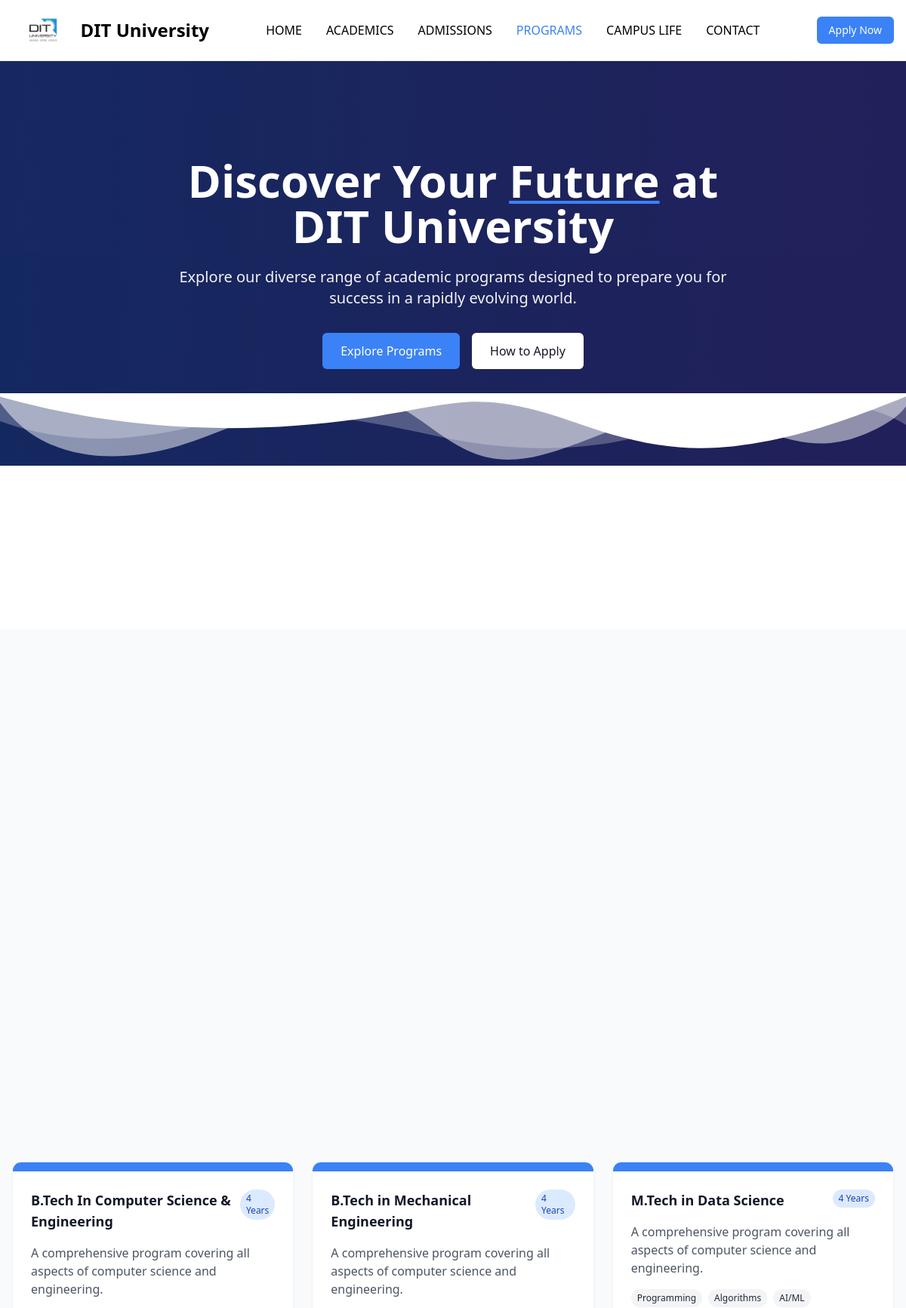
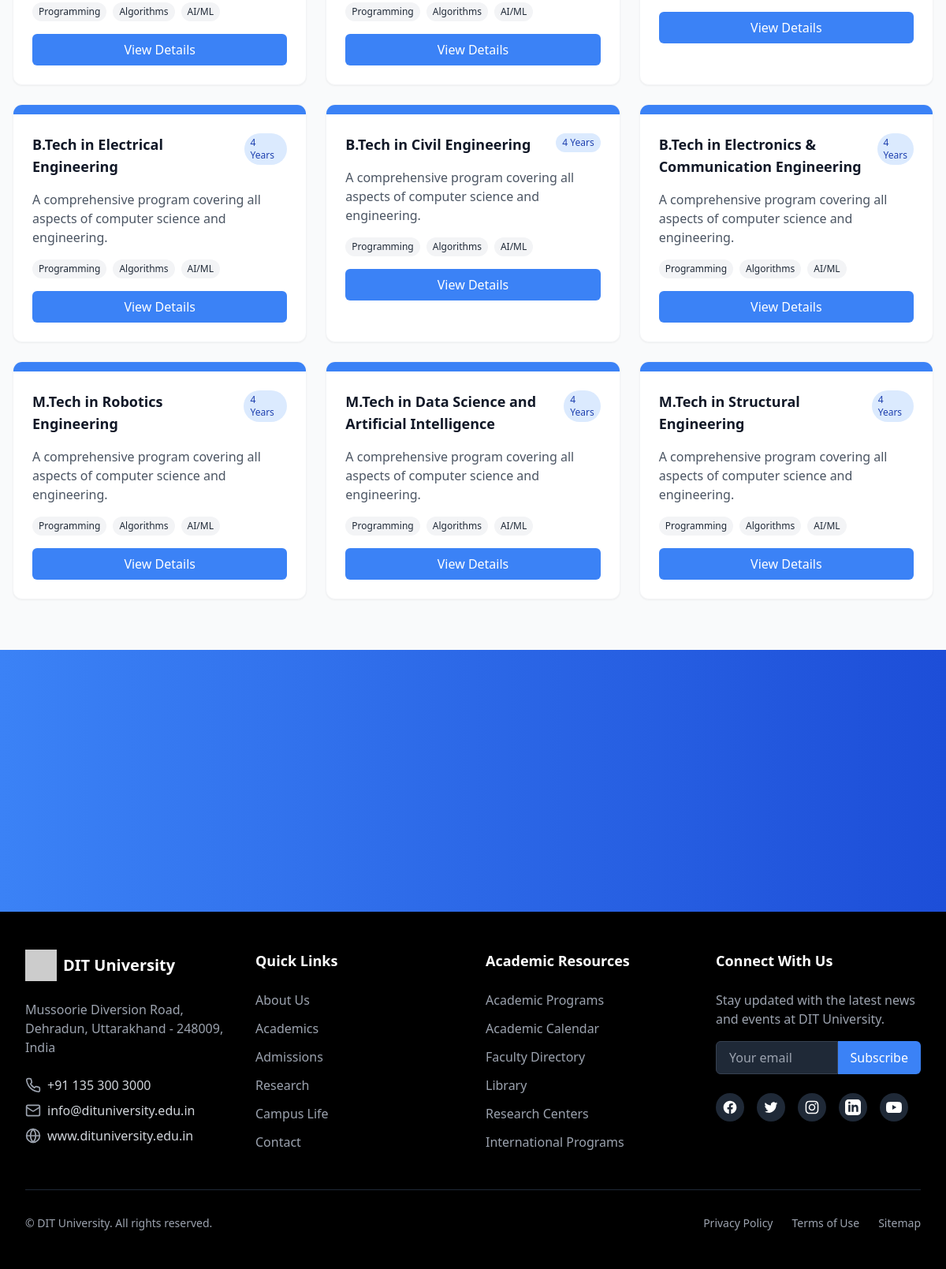
The app's page /PROGRAMS/ with its own data (2 pictures, top to bottom).
### website/models.py (models this page shows, shortened)
class Program(models.Model):
    id = models.AutoField(primary_key=True)
    name = models.CharField(max_length=255, unique=True)
    duration = models.CharField(max_length=100)  # e.g., "4 Years", "3 Years"
    level = models.CharField(max_length=100)     # e.g., "Undergraduate", "Postgraduate"
    description = models.TextField(blank=True, null=True)
    syllabus = models.TextField(blank=True, null=True)
    department = models.ForeignKey(
        Department,
        on_delete=models.CASCADE,
        related_name='programs'
    )

### website/views.py (the view)
# urls.py: path("PROGRAMS/",views.programs,name="programs"),
def programs(request):
    programs = Program.objects.filter(department__id__in=[1, 2, 3]).select_related('department')
    return render(request, 'programs.html', {'programs': programs})

### templates/programs.html (shortened to what this page needs)
<!DOCTYPE html>
<html lang="en" class="scroll-smooth">
<head>
  <script src="https://cdn.tailwindcss.com"></script>
</head>
<body class="min-h-screen flex flex-col bg-white antialiased">
  <header class="sticky top-0 z-50 w-full border-b bg-white/95 backdrop-blur supports-[backdrop-filter]:bg-white/60 shadow-sm transition-colors duration-300">
    <div class="container mx-auto px-4 flex h-16 md:h-20 items-center justify-between">
      <div class="flex items-center space-x-2">
        <img src="/static/dit_logo2.jpeg" alt="DIT Logo" class="h-8 sm:h-10">
        <span class="text-lg sm:text-xl md:text-2xl font-bold text-black">DIT University</span>
      </div>
      <nav class="hidden md:flex items-center space-x-8">
        <a href="/" class="text-black hover:text-primary transition-colors animated-underline">HOME</a>
        <a href="/ACADEMICS" class="text-black hover:text-primary transition-colors animated-underline">ACADEMICS</a>
        <a href="/ADMISSIONS" class="text-black hover:text-primary transition-colors animated-underline">ADMISSIONS</a>
        <a href="/PROGRAMS" class="text-primary font-medium animated-underline">PROGRAMS</a>
        <a href="/CAMPUS LIFE" class="text-black hover:text-primary transition-colors animated-underline">CAMPUS LIFE</a>
        <a href="/CONTACT" class="text-black hover:text-primary transition-colors animated-underline">CONTACT</a>
      </nav>
      <div class="flex items-center space-x-4">
        <a href="/form"><button class="hidden md:inline-flex h-9 px-4 py-2 text-sm font-medium bg-primary text-white rounded-md hover:bg-primary/90 transition-colors">
          Apply Now
        </button></a>
      </div>
    </div>
  </header>
  <main class="flex-1">
    <section class="relative parallax-bg bg-gradient-to-r from-blue-900 to-indigo-900 text-white py-20 md:py-32">
      <div class="absolute inset-0 bg-black/30"></div>
      <div class="container mx-auto px-4 relative z-10">
        <div class="max-w-3xl mx-auto text-center">
          <h1 class="text-4xl md:text-5xl lg:text-6xl font-bold mb-6 animate-fade-in">
            Discover Your <span class="text-primary-foreground underline decoration-primary decoration-4 underline-offset-4">Future</span> at DIT University
          </h1>
          <p class="text-lg md:text-xl text-gray-100 mb-8 animate-slide-up stagger-1">
            Explore our diverse range of academic programs designed to prepare you for success in a rapidly evolving world.
          </p>
          <div class="flex flex-wrap justify-center gap-4 animate-slide-up stagger-2">
            <a href="#departments" class="px-6 py-3 bg-primary hover:bg-primary/90 text-white font-medium rounded-md transition-colors">
              Explore Programs
            </a>
            <a href="/form" class="px-6 py-3 bg-white hover:bg-gray-100 text-gray-900 font-medium rounded-md transition-colors">
              How to Apply
            </a>
          </div>
        </div>
      </div>
      <div class="absolute bottom-0 left-0 w-full overflow-hidden">
      </div>
    </section>
    <section class="py-12 bg-white">
      <div class="container mx-auto px-4">
        <div class="grid grid-cols-2 md:grid-cols-4 gap-6 md:gap-8">
        </div>
      </div>
    </section>
    <section id="departments" class="py-16 bg-gray-50">
      <div class="container mx-auto px-4">
        <div class="grid grid-cols-1 md:grid-cols-3 gap-6 mb-12">
        </div>
     <div id="programs-container" class="mt-12">
    <div id="engineering-programs" class="programs-section active">
        <div id = "p1"class="grid grid-cols-1 md:grid-cols-2 lg:grid-cols-3 gap-6">
          {% for program in programs %}
          <div class="program-card bg-white rounded-xl shadow-sm overflow-hidden border border-gray-100 hover:border-primary/30">
              <div class="h-3 bg-primary"></div>
              <div class="p-6">
                  <div class="flex justify-between items-start mb-4">
                      <h4 class="text-lg font-bold text-gray-900">{{ program.name }}</h4>
                      <span class="px-2 py-1 bg-blue-100 text-blue-800 text-xs rounded-full">4 Years</span>
                  </div>
                  <p class="text-gray-600 mb-4">A comprehensive program covering all aspects of computer science and engineering.</p>
                  <div class="flex flex-wrap gap-2 mb-4">
                      <span class="px-2 py-1 bg-gray-100 text-gray-800 text-xs rounded-full">Programming</span>
                      <span class="px-2 py-1 bg-gray-100 text-gray-800 text-xs rounded-full">Algorithms</span>
                      <span class="px-2 py-1 bg-gray-100 text-gray-800 text-xs rounded-full">AI/ML</span>
                  </div>
                  <a href="/departments/{{ program.department.id }}/programs_details/{{ program.id }}/"
                    class="inline-block w-full text-center px-4 py-2 bg-primary text-white rounded-md hover:bg-primary/90 transition-colors">
                      View Details
                  </a>
              </div>
          </div>
          {% endfor %}
      </div>
    </div>
</div>
        </div>
    </section>
    <section class="py-16 bg-gradient-to-r from-primary to-blue-700 text-white">
      <div class="container mx-auto px-4 text-center">
      </div>
    </section>
  </main>
  {% include 'footer.html' %}
</body>
</html>

### records on screen
Program: name "B.Tech In Computer Science & Engineering"
Program: name "B.Tech in Mechanical Engineering"
Program: name "M.Tech in Data Science"
Program: name "B.Tech in Electrical Engineering"
Program: name "B.Tech in Civil Engineering"
Program: name "B.Tech in Electronics & Communication Engineering"
Program: name "M.Tech in Robotics Engineering"
Program: name "M.Tech in Data Science and Artificial Intelligence"
Program: name "M.Tech in Structural Engineering"
